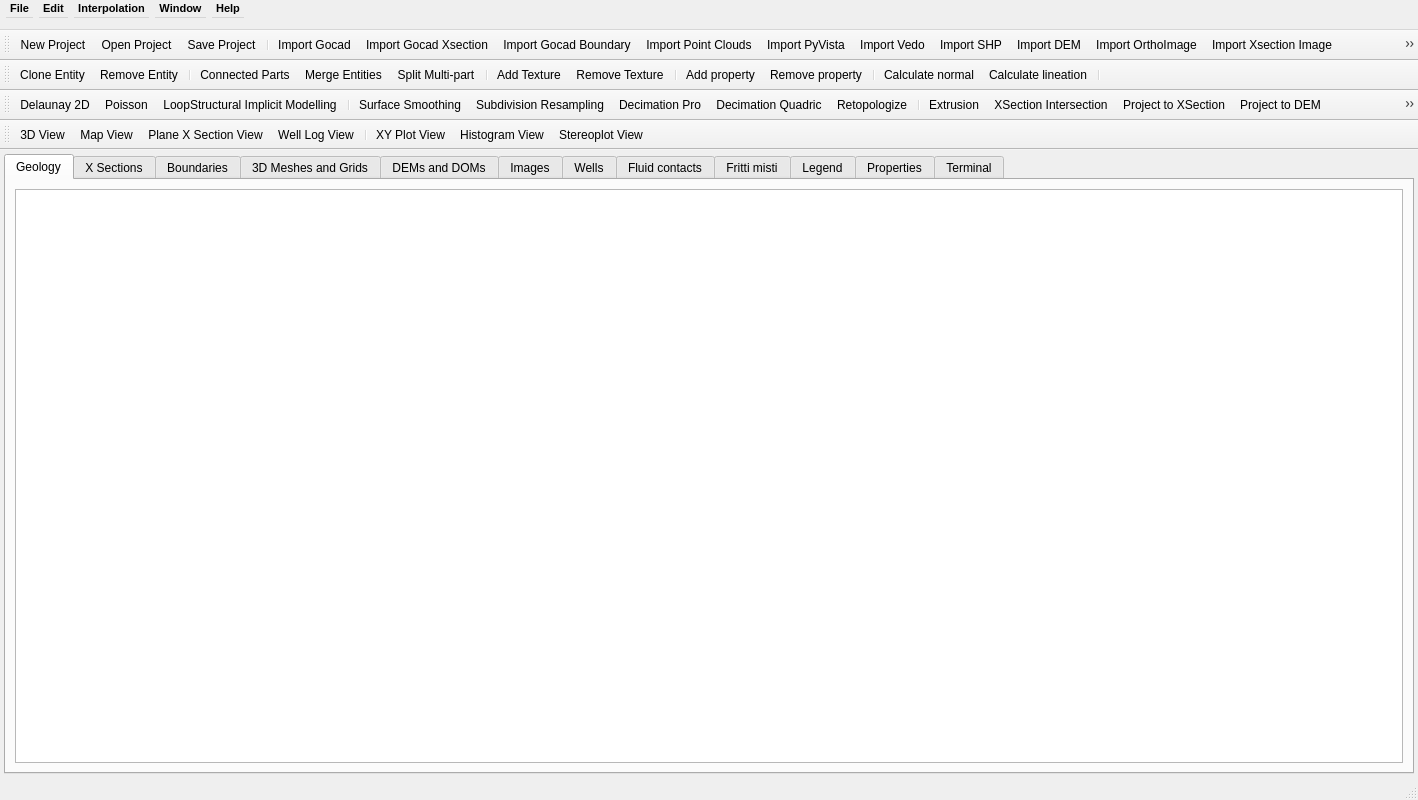
<?xml version="1.0" encoding="UTF-8"?>
<ui version="4.0">
 <class>ProjectWindow</class>
 <widget class="QMainWindow" name="ProjectWindow">
  <property name="geometry">
   <rect>
    <x>0</x>
    <y>0</y>
    <width>1418</width>
    <height>800</height>
   </rect>
  </property>
  <property name="sizePolicy">
   <sizepolicy hsizetype="MinimumExpanding" vsizetype="MinimumExpanding">
    <horstretch>0</horstretch>
    <verstretch>0</verstretch>
   </sizepolicy>
  </property>
  <property name="minimumSize">
   <size>
    <width>1280</width>
    <height>800</height>
   </size>
  </property>
  <property name="windowTitle">
   <string>PZero</string>
  </property>
  <property name="styleSheet">
   <string notr="true"/>
  </property>
  <property name="locale">
   <locale language="English" country="UnitedStates"/>
  </property>
  <widget class="QWidget" name="centralwidget">
   <property name="sizePolicy">
    <sizepolicy hsizetype="MinimumExpanding" vsizetype="MinimumExpanding">
     <horstretch>1</horstretch>
     <verstretch>1</verstretch>
    </sizepolicy>
   </property>
   <property name="minimumSize">
    <size>
     <width>1280</width>
     <height>470</height>
    </size>
   </property>
   <property name="baseSize">
    <size>
     <width>1280</width>
     <height>470</height>
    </size>
   </property>
   <property name="styleSheet">
    <string notr="true"/>
   </property>
   <layout class="QHBoxLayout" name="horizontalLayout">
    <property name="spacing">
     <number>8</number>
    </property>
    <property name="leftMargin">
     <number>4</number>
    </property>
    <property name="topMargin">
     <number>4</number>
    </property>
    <property name="rightMargin">
     <number>4</number>
    </property>
    <property name="bottomMargin">
     <number>4</number>
    </property>
    <item>
     <widget class="QTabWidget" name="tabCentral">
      <property name="sizePolicy">
       <sizepolicy hsizetype="MinimumExpanding" vsizetype="MinimumExpanding">
        <horstretch>1</horstretch>
        <verstretch>1</verstretch>
       </sizepolicy>
      </property>
      <property name="minimumSize">
       <size>
        <width>1272</width>
        <height>462</height>
       </size>
      </property>
      <property name="baseSize">
       <size>
        <width>1272</width>
        <height>462</height>
       </size>
      </property>
      <property name="currentIndex">
       <number>0</number>
      </property>
      <widget class="QWidget" name="tabGeology">
       <property name="sizePolicy">
        <sizepolicy hsizetype="MinimumExpanding" vsizetype="MinimumExpanding">
         <horstretch>1</horstretch>
         <verstretch>1</verstretch>
        </sizepolicy>
       </property>
       <property name="minimumSize">
        <size>
         <width>1266</width>
         <height>430</height>
        </size>
       </property>
       <property name="baseSize">
        <size>
         <width>1266</width>
         <height>430</height>
        </size>
       </property>
       <property name="toolTip">
        <string>Entities</string>
       </property>
       <property name="accessibleName">
        <string>Entities</string>
       </property>
       <attribute name="title">
        <string>Geology</string>
       </attribute>
       <attribute name="toolTip">
        <string>Geology</string>
       </attribute>
       <attribute name="whatsThis">
        <string>Geology</string>
       </attribute>
       <layout class="QVBoxLayout" name="verticalLayout_4">
        <item>
         <widget class="QTableView" name="GeologyTableView">
          <property name="sizePolicy">
           <sizepolicy hsizetype="Expanding" vsizetype="Expanding">
            <horstretch>0</horstretch>
            <verstretch>0</verstretch>
           </sizepolicy>
          </property>
          <property name="minimumSize">
           <size>
            <width>0</width>
            <height>0</height>
           </size>
          </property>
          <property name="baseSize">
           <size>
            <width>0</width>
            <height>0</height>
           </size>
          </property>
          <property name="toolTip">
           <string>Entities</string>
          </property>
          <property name="accessibleName">
           <string>Entities</string>
          </property>
          <property name="sortingEnabled">
           <bool>true</bool>
          </property>
         </widget>
        </item>
       </layout>
      </widget>
      <widget class="QWidget" name="tabXSections">
       <attribute name="title">
        <string>X Sections</string>
       </attribute>
       <attribute name="toolTip">
        <string>X Sections</string>
       </attribute>
       <attribute name="whatsThis">
        <string>X Sections</string>
       </attribute>
       <layout class="QVBoxLayout" name="verticalLayout_6">
        <item>
         <widget class="QTableView" name="XSectionsTableView">
          <property name="sortingEnabled">
           <bool>true</bool>
          </property>
         </widget>
        </item>
       </layout>
      </widget>
      <widget class="QWidget" name="tabBoundaries">
       <attribute name="title">
        <string>Boundaries</string>
       </attribute>
       <layout class="QVBoxLayout" name="verticalLayout">
        <item>
         <widget class="QTableView" name="BoundariesTableView">
          <property name="sortingEnabled">
           <bool>true</bool>
          </property>
         </widget>
        </item>
       </layout>
      </widget>
      <widget class="QWidget" name="tabMeshes3D">
       <attribute name="title">
        <string>3D Meshes and Grids</string>
       </attribute>
       <attribute name="toolTip">
        <string>3D Meshes and Grids</string>
       </attribute>
       <attribute name="whatsThis">
        <string>3D Meshes and Grids</string>
       </attribute>
       <layout class="QVBoxLayout" name="verticalLayout_7">
        <item>
         <widget class="QTableView" name="Meshes3DTableView">
          <property name="sortingEnabled">
           <bool>true</bool>
          </property>
         </widget>
        </item>
       </layout>
      </widget>
      <widget class="QWidget" name="tabDOMs">
       <attribute name="title">
        <string>DEMs and DOMs</string>
       </attribute>
       <attribute name="toolTip">
        <string>DEMs and DOMs</string>
       </attribute>
       <attribute name="whatsThis">
        <string>DEMs and DOMs</string>
       </attribute>
       <layout class="QVBoxLayout" name="verticalLayout_8">
        <item>
         <widget class="QTableView" name="DOMsTableView">
          <property name="sortingEnabled">
           <bool>true</bool>
          </property>
         </widget>
        </item>
       </layout>
      </widget>
      <widget class="QWidget" name="tabImages">
       <attribute name="title">
        <string>Images</string>
       </attribute>
       <attribute name="toolTip">
        <string>Images</string>
       </attribute>
       <attribute name="whatsThis">
        <string>Images</string>
       </attribute>
       <layout class="QVBoxLayout" name="verticalLayout_9">
        <item>
         <widget class="QTableView" name="ImagesTableView">
          <property name="sortingEnabled">
           <bool>true</bool>
          </property>
         </widget>
        </item>
       </layout>
      </widget>
      <widget class="QWidget" name="tabWells">
       <attribute name="title">
        <string>Wells</string>
       </attribute>
       <layout class="QVBoxLayout" name="verticalLayout_10">
        <item>
         <widget class="QTableView" name="WellsTableView"/>
        </item>
       </layout>
      </widget>
      <widget class="QWidget" name="tabFluids">
       <property name="enabled">
        <bool>true</bool>
       </property>
       <property name="contextMenuPolicy">
        <enum>Qt::DefaultContextMenu</enum>
       </property>
       <attribute name="title">
        <string>Fluid contacts</string>
       </attribute>
       <layout class="QVBoxLayout" name="verticalLayout_21">
        <item>
         <widget class="QTableView" name="FluidsTableView"/>
        </item>
       </layout>
      </widget>
      <widget class="QWidget" name="tabFritti">
       <attribute name="title">
        <string>Fritti misti</string>
       </attribute>
       <layout class="QVBoxLayout" name="verticalLayout_11">
        <item>
         <widget class="QTableView" name="FrittiTableView"/>
        </item>
       </layout>
      </widget>
      <widget class="QWidget" name="tabLegend">
       <property name="sizePolicy">
        <sizepolicy hsizetype="MinimumExpanding" vsizetype="MinimumExpanding">
         <horstretch>1</horstretch>
         <verstretch>1</verstretch>
        </sizepolicy>
       </property>
       <property name="minimumSize">
        <size>
         <width>1266</width>
         <height>430</height>
        </size>
       </property>
       <property name="baseSize">
        <size>
         <width>1266</width>
         <height>430</height>
        </size>
       </property>
       <property name="toolTip">
        <string>Legend</string>
       </property>
       <property name="accessibleName">
        <string>Legend</string>
       </property>
       <attribute name="title">
        <string>Legend</string>
       </attribute>
       <layout class="QVBoxLayout" name="verticalLayout_3">
        <item>
         <widget class="QTreeWidget" name="LegendTreeWidget">
          <property name="sizePolicy">
           <sizepolicy hsizetype="Expanding" vsizetype="Expanding">
            <horstretch>0</horstretch>
            <verstretch>0</verstretch>
           </sizepolicy>
          </property>
          <property name="minimumSize">
           <size>
            <width>0</width>
            <height>0</height>
           </size>
          </property>
          <property name="baseSize">
           <size>
            <width>0</width>
            <height>0</height>
           </size>
          </property>
          <property name="toolTip">
           <string>Legend</string>
          </property>
          <property name="accessibleName">
           <string>Legend</string>
          </property>
          <column>
           <property name="text">
            <string notr="true">1</string>
           </property>
          </column>
         </widget>
        </item>
       </layout>
      </widget>
      <widget class="QWidget" name="tabProperties">
       <property name="sizePolicy">
        <sizepolicy hsizetype="MinimumExpanding" vsizetype="MinimumExpanding">
         <horstretch>0</horstretch>
         <verstretch>0</verstretch>
        </sizepolicy>
       </property>
       <property name="minimumSize">
        <size>
         <width>1266</width>
         <height>430</height>
        </size>
       </property>
       <property name="baseSize">
        <size>
         <width>1266</width>
         <height>430</height>
        </size>
       </property>
       <property name="toolTip">
        <string>Properties</string>
       </property>
       <property name="toolTipDuration">
        <number>-3</number>
       </property>
       <property name="accessibleName">
        <string>Properties</string>
       </property>
       <attribute name="title">
        <string>Properties</string>
       </attribute>
       <layout class="QVBoxLayout" name="verticalLayout_2">
        <item>
         <widget class="QTableWidget" name="PropertiesTableWidget">
          <property name="sizePolicy">
           <sizepolicy hsizetype="Expanding" vsizetype="Expanding">
            <horstretch>0</horstretch>
            <verstretch>0</verstretch>
           </sizepolicy>
          </property>
          <property name="minimumSize">
           <size>
            <width>0</width>
            <height>0</height>
           </size>
          </property>
          <property name="baseSize">
           <size>
            <width>0</width>
            <height>0</height>
           </size>
          </property>
          <property name="toolTip">
           <string>Properties</string>
          </property>
          <property name="accessibleName">
           <string>Properties</string>
          </property>
         </widget>
        </item>
       </layout>
      </widget>
      <widget class="QWidget" name="tabTerminal">
       <property name="sizePolicy">
        <sizepolicy hsizetype="MinimumExpanding" vsizetype="MinimumExpanding">
         <horstretch>1</horstretch>
         <verstretch>1</verstretch>
        </sizepolicy>
       </property>
       <property name="minimumSize">
        <size>
         <width>1266</width>
         <height>430</height>
        </size>
       </property>
       <property name="baseSize">
        <size>
         <width>1266</width>
         <height>430</height>
        </size>
       </property>
       <property name="toolTip">
        <string>Terminal</string>
       </property>
       <property name="accessibleName">
        <string>Terminal</string>
       </property>
       <attribute name="title">
        <string>Terminal</string>
       </attribute>
       <attribute name="toolTip">
        <string>Terminal</string>
       </attribute>
       <attribute name="whatsThis">
        <string>Terminal</string>
       </attribute>
       <layout class="QVBoxLayout" name="verticalLayout_5">
        <item>
         <widget class="QPlainTextEdit" name="TextTerminal">
          <property name="sizePolicy">
           <sizepolicy hsizetype="Expanding" vsizetype="Expanding">
            <horstretch>0</horstretch>
            <verstretch>0</verstretch>
           </sizepolicy>
          </property>
          <property name="minimumSize">
           <size>
            <width>0</width>
            <height>0</height>
           </size>
          </property>
          <property name="baseSize">
           <size>
            <width>0</width>
            <height>0</height>
           </size>
          </property>
          <property name="toolTip">
           <string>Terminal</string>
          </property>
          <property name="accessibleName">
           <string>Terminal</string>
          </property>
          <property name="readOnly">
           <bool>true</bool>
          </property>
         </widget>
        </item>
       </layout>
      </widget>
     </widget>
    </item>
   </layout>
  </widget>
  <widget class="QMenuBar" name="menubar">
   <property name="geometry">
    <rect>
     <x>0</x>
     <y>0</y>
     <width>1418</width>
     <height>30</height>
    </rect>
   </property>
   <property name="sizePolicy">
    <sizepolicy hsizetype="MinimumExpanding" vsizetype="Fixed">
     <horstretch>0</horstretch>
     <verstretch>0</verstretch>
    </sizepolicy>
   </property>
   <property name="minimumSize">
    <size>
     <width>1280</width>
     <height>30</height>
    </size>
   </property>
   <property name="maximumSize">
    <size>
     <width>16777215</width>
     <height>30</height>
    </size>
   </property>
   <property name="baseSize">
    <size>
     <width>1280</width>
     <height>18</height>
    </size>
   </property>
   <property name="font">
    <font>
     <family>MS Shell Dlg 2</family>
     <pointsize>8</pointsize>
     <weight>75</weight>
     <bold>true</bold>
    </font>
   </property>
   <property name="autoFillBackground">
    <bool>false</bool>
   </property>
   <widget class="QMenu" name="menuFile">
    <property name="title">
     <string>File</string>
    </property>
    <addaction name="actionProjectNew"/>
    <addaction name="actionProjectOpen"/>
    <addaction name="actionProjectSave"/>
    <addaction name="separator"/>
    <addaction name="actionImportGocad"/>
    <addaction name="actionImportGocadXsection"/>
    <addaction name="actionImportGocadBoundary"/>
    <addaction name="actionImportPC"/>
    <addaction name="actionImportPyvista"/>
    <addaction name="actionImportVedo"/>
    <addaction name="actionImportSHP"/>
    <addaction name="actionImportDEM"/>
    <addaction name="actionImportOrthoImage"/>
    <addaction name="actionImportXsectionImage"/>
    <addaction name="actionImportWellData"/>
    <addaction name="actionImportSEGY"/>
    <addaction name="separator"/>
    <addaction name="actionExportCAD"/>
    <addaction name="actionExportVTK"/>
    <addaction name="separator"/>
    <addaction name="actionQuit"/>
   </widget>
   <widget class="QMenu" name="menuWindow">
    <property name="title">
     <string>Window</string>
    </property>
    <addaction name="actionView3D"/>
    <addaction name="actionViewMap"/>
    <addaction name="actionViewPlaneXsection"/>
    <addaction name="actionViewWellLog"/>
    <addaction name="separator"/>
    <addaction name="actionViewXYPlot"/>
    <addaction name="actionViewHistogram"/>
    <addaction name="actionViewStereoplot"/>
    <addaction name="separator"/>
   </widget>
   <widget class="QMenu" name="menuHelp">
    <property name="title">
     <string>Help</string>
    </property>
    <addaction name="actionHelp"/>
    <addaction name="actionAbout"/>
   </widget>
   <widget class="QMenu" name="menuEdit">
    <property name="title">
     <string>Edit</string>
    </property>
    <addaction name="actionEditEntityClone"/>
    <addaction name="actionEditEntityRemove"/>
    <addaction name="separator"/>
    <addaction name="actionConnectedParts"/>
    <addaction name="actionMergeEntities"/>
    <addaction name="actionSplitMultipart"/>
    <addaction name="actionDecimatePointCloud"/>
    <addaction name="separator"/>
    <addaction name="actionEditTextureAdd"/>
    <addaction name="actionEditTextureRemove"/>
    <addaction name="separator"/>
    <addaction name="actionAddProperty"/>
    <addaction name="actionRemoveProperty"/>
    <addaction name="separator"/>
    <addaction name="actionCalculateNormal"/>
    <addaction name="actionCalculateLineation"/>
    <addaction name="separator"/>
    <addaction name="actionBuildOctree"/>
   </widget>
   <widget class="QMenu" name="menuInterpolation_tools">
    <property name="title">
     <string>Interpolation</string>
    </property>
    <addaction name="actionDelaunay2DInterpolation"/>
    <addaction name="actionPoissonInterpolation"/>
    <addaction name="actionLoopStructuralImplicitModelling"/>
    <addaction name="separator"/>
    <addaction name="actionSurfaceSmoothing"/>
    <addaction name="actionSubdivisionResampling"/>
    <addaction name="actionDecimationPro"/>
    <addaction name="actionDecimationQuadric"/>
    <addaction name="actionRetopologize"/>
    <addaction name="separator"/>
    <addaction name="actionExtrusion"/>
    <addaction name="actionIntersectionXSection"/>
    <addaction name="actionProject2XSection"/>
    <addaction name="actionProject2DEM"/>
    <addaction name="actionSplitSurf"/>
   </widget>
   <addaction name="menuFile"/>
   <addaction name="menuEdit"/>
   <addaction name="menuInterpolation_tools"/>
   <addaction name="menuWindow"/>
   <addaction name="menuHelp"/>
  </widget>
  <widget class="QStatusBar" name="statusbar">
   <property name="sizePolicy">
    <sizepolicy hsizetype="MinimumExpanding" vsizetype="Fixed">
     <horstretch>0</horstretch>
     <verstretch>0</verstretch>
    </sizepolicy>
   </property>
  </widget>
  <widget class="QToolBar" name="toolbarFile">
   <property name="sizePolicy">
    <sizepolicy hsizetype="MinimumExpanding" vsizetype="Fixed">
     <horstretch>1</horstretch>
     <verstretch>1</verstretch>
    </sizepolicy>
   </property>
   <property name="minimumSize">
    <size>
     <width>1280</width>
     <height>30</height>
    </size>
   </property>
   <property name="maximumSize">
    <size>
     <width>16777215</width>
     <height>16777215</height>
    </size>
   </property>
   <property name="baseSize">
    <size>
     <width>1280</width>
     <height>30</height>
    </size>
   </property>
   <property name="windowTitle">
    <string>File</string>
   </property>
   <property name="toolTip">
    <string>File</string>
   </property>
   <property name="floatable">
    <bool>false</bool>
   </property>
   <attribute name="toolBarArea">
    <enum>TopToolBarArea</enum>
   </attribute>
   <attribute name="toolBarBreak">
    <bool>false</bool>
   </attribute>
   <addaction name="actionProjectNew"/>
   <addaction name="actionProjectOpen"/>
   <addaction name="actionProjectSave"/>
   <addaction name="separator"/>
   <addaction name="actionImportGocad"/>
   <addaction name="actionImportGocadXsection"/>
   <addaction name="actionImportGocadBoundary"/>
   <addaction name="actionImportPC"/>
   <addaction name="actionImportPyvista"/>
   <addaction name="actionImportVedo"/>
   <addaction name="actionImportSHP"/>
   <addaction name="actionImportDEM"/>
   <addaction name="actionImportOrthoImage"/>
   <addaction name="actionImportXsectionImage"/>
   <addaction name="actionImportWellData"/>
   <addaction name="actionImportSEGY"/>
   <addaction name="separator"/>
   <addaction name="actionExportCAD"/>
   <addaction name="actionExportVTK"/>
   <addaction name="separator"/>
   <addaction name="actionQuit"/>
  </widget>
  <widget class="QToolBar" name="toolBarEdit">
   <property name="sizePolicy">
    <sizepolicy hsizetype="MinimumExpanding" vsizetype="Fixed">
     <horstretch>1</horstretch>
     <verstretch>1</verstretch>
    </sizepolicy>
   </property>
   <property name="minimumSize">
    <size>
     <width>1280</width>
     <height>30</height>
    </size>
   </property>
   <property name="maximumSize">
    <size>
     <width>16777215</width>
     <height>16777215</height>
    </size>
   </property>
   <property name="baseSize">
    <size>
     <width>1280</width>
     <height>30</height>
    </size>
   </property>
   <property name="windowTitle">
    <string>Window</string>
   </property>
   <property name="toolTip">
    <string>Window</string>
   </property>
   <property name="toolButtonStyle">
    <enum>Qt::ToolButtonIconOnly</enum>
   </property>
   <property name="floatable">
    <bool>false</bool>
   </property>
   <attribute name="toolBarArea">
    <enum>TopToolBarArea</enum>
   </attribute>
   <attribute name="toolBarBreak">
    <bool>true</bool>
   </attribute>
   <addaction name="actionEditEntityClone"/>
   <addaction name="actionEditEntityRemove"/>
   <addaction name="separator"/>
   <addaction name="actionConnectedParts"/>
   <addaction name="actionMergeEntities"/>
   <addaction name="actionSplitMultipart"/>
   <addaction name="separator"/>
   <addaction name="actionEditTextureAdd"/>
   <addaction name="actionEditTextureRemove"/>
   <addaction name="separator"/>
   <addaction name="actionAddProperty"/>
   <addaction name="actionRemoveProperty"/>
   <addaction name="separator"/>
   <addaction name="actionCalculateNormal"/>
   <addaction name="actionCalculateLineation"/>
   <addaction name="separator"/>
  </widget>
  <widget class="QToolBar" name="toolBarInterpolation">
   <property name="sizePolicy">
    <sizepolicy hsizetype="Preferred" vsizetype="Fixed">
     <horstretch>0</horstretch>
     <verstretch>0</verstretch>
    </sizepolicy>
   </property>
   <property name="minimumSize">
    <size>
     <width>1280</width>
     <height>30</height>
    </size>
   </property>
   <property name="baseSize">
    <size>
     <width>1280</width>
     <height>30</height>
    </size>
   </property>
   <property name="windowTitle">
    <string>toolBar</string>
   </property>
   <attribute name="toolBarArea">
    <enum>TopToolBarArea</enum>
   </attribute>
   <attribute name="toolBarBreak">
    <bool>true</bool>
   </attribute>
   <addaction name="actionDelaunay2DInterpolation"/>
   <addaction name="actionPoissonInterpolation"/>
   <addaction name="actionLoopStructuralImplicitModelling"/>
   <addaction name="separator"/>
   <addaction name="actionSurfaceSmoothing"/>
   <addaction name="actionSubdivisionResampling"/>
   <addaction name="actionDecimationPro"/>
   <addaction name="actionDecimationQuadric"/>
   <addaction name="actionRetopologize"/>
   <addaction name="separator"/>
   <addaction name="actionExtrusion"/>
   <addaction name="actionIntersectionXSection"/>
   <addaction name="actionProject2XSection"/>
   <addaction name="actionProject2DEM"/>
   <addaction name="actionSplitSurf"/>
  </widget>
  <widget class="QToolBar" name="toolBarWindows">
   <property name="sizePolicy">
    <sizepolicy hsizetype="Preferred" vsizetype="Fixed">
     <horstretch>0</horstretch>
     <verstretch>0</verstretch>
    </sizepolicy>
   </property>
   <property name="minimumSize">
    <size>
     <width>1280</width>
     <height>30</height>
    </size>
   </property>
   <property name="maximumSize">
    <size>
     <width>16777215</width>
     <height>16777215</height>
    </size>
   </property>
   <property name="baseSize">
    <size>
     <width>1280</width>
     <height>30</height>
    </size>
   </property>
   <property name="windowTitle">
    <string>toolBar</string>
   </property>
   <attribute name="toolBarArea">
    <enum>TopToolBarArea</enum>
   </attribute>
   <attribute name="toolBarBreak">
    <bool>true</bool>
   </attribute>
   <addaction name="actionView3D"/>
   <addaction name="actionViewMap"/>
   <addaction name="actionViewPlaneXsection"/>
   <addaction name="actionViewWellLog"/>
   <addaction name="separator"/>
   <addaction name="actionViewXYPlot"/>
   <addaction name="actionViewHistogram"/>
   <addaction name="actionViewStereoplot"/>
  </widget>
  <action name="actionProjectNew">
   <property name="text">
    <string>New Project</string>
   </property>
  </action>
  <action name="actionProjectOpen">
   <property name="text">
    <string>Open Project</string>
   </property>
  </action>
  <action name="actionProjectSave">
   <property name="text">
    <string>Save Project</string>
   </property>
  </action>
  <action name="actionImportGocad">
   <property name="text">
    <string>Import Gocad</string>
   </property>
   <property name="toolTip">
    <string>Import Gocad</string>
   </property>
  </action>
  <action name="actionExportCAD">
   <property name="text">
    <string>Export CAD</string>
   </property>
  </action>
  <action name="actionQuit">
   <property name="text">
    <string>Quit</string>
   </property>
  </action>
  <action name="actionView3D">
   <property name="text">
    <string>3D View</string>
   </property>
  </action>
  <action name="actionViewPlaneXsection">
   <property name="text">
    <string>Plane X Section View</string>
   </property>
  </action>
  <action name="actionViewMap">
   <property name="text">
    <string>Map View</string>
   </property>
  </action>
  <action name="actionViewXYPlot">
   <property name="text">
    <string>XY Plot View</string>
   </property>
  </action>
  <action name="actionAbout">
   <property name="text">
    <string>About</string>
   </property>
  </action>
  <action name="actionHelp">
   <property name="text">
    <string>Help</string>
   </property>
  </action>
  <action name="actionViewWellLog">
   <property name="text">
    <string>Well Log View</string>
   </property>
  </action>
  <action name="actionViewStereoplot">
   <property name="text">
    <string>Stereoplot View</string>
   </property>
  </action>
  <action name="actionViewHistogram">
   <property name="text">
    <string>Histogram View</string>
   </property>
  </action>
  <action name="actionImportPyvista">
   <property name="text">
    <string>Import PyVista</string>
   </property>
  </action>
  <action name="actionImportVedo">
   <property name="text">
    <string>Import Vedo</string>
   </property>
  </action>
  <action name="actionImportDEM">
   <property name="text">
    <string>Import DEM</string>
   </property>
  </action>
  <action name="actionImportOrthoImage">
   <property name="text">
    <string>Import OrthoImage</string>
   </property>
  </action>
  <action name="actionEditEntityRemove">
   <property name="text">
    <string>Remove Entity</string>
   </property>
  </action>
  <action name="actionEditTextureAdd">
   <property name="text">
    <string>Add Texture</string>
   </property>
  </action>
  <action name="actionEditTextureRemove">
   <property name="text">
    <string>Remove Texture</string>
   </property>
  </action>
  <action name="actionEditEntityClone">
   <property name="text">
    <string>Clone Entity</string>
   </property>
  </action>
  <action name="actionImportGocadXsection">
   <property name="text">
    <string>Import Gocad Xsection</string>
   </property>
  </action>
  <action name="actionDelaunay2DInterpolation">
   <property name="checkable">
    <bool>false</bool>
   </property>
   <property name="text">
    <string>Delaunay 2D</string>
   </property>
  </action>
  <action name="actionMergeEntities">
   <property name="text">
    <string>Merge Entities</string>
   </property>
  </action>
  <action name="actionPoissonInterpolation">
   <property name="text">
    <string>Poisson</string>
   </property>
  </action>
  <action name="actionSurfaceSmoothing">
   <property name="text">
    <string>Surface Smoothing</string>
   </property>
  </action>
  <action name="actionExtrusion">
   <property name="text">
    <string>Extrusion</string>
   </property>
  </action>
  <action name="actionDecimationPro">
   <property name="text">
    <string>Decimation Pro</string>
   </property>
   <property name="toolTip">
    <string>DecimationPro</string>
   </property>
  </action>
  <action name="actionSubdivisionResampling">
   <property name="text">
    <string>Subdivision Resampling</string>
   </property>
  </action>
  <action name="actionDecimationQuadric">
   <property name="text">
    <string>Decimation Quadric</string>
   </property>
   <property name="toolTip">
    <string>DecimationQuadric</string>
   </property>
  </action>
  <action name="actionIntersectionXSection">
   <property name="text">
    <string>XSection Intersection</string>
   </property>
  </action>
  <action name="actionProject2DEM">
   <property name="text">
    <string>Project to DEM</string>
   </property>
  </action>
  <action name="actionLoopStructuralImplicitModelling">
   <property name="text">
    <string>LoopStructural Implicit Modelling</string>
   </property>
  </action>
  <action name="actionImportSEGY">
   <property name="text">
    <string>Import SEGY</string>
   </property>
  </action>
  <action name="actionCalculateNormal">
   <property name="text">
    <string>Calculate normal</string>
   </property>
   <property name="toolTip">
    <string>Calculate normal unit vector</string>
   </property>
  </action>
  <action name="actionCalculateLineation">
   <property name="text">
    <string>Calculate lineation</string>
   </property>
   <property name="toolTip">
    <string>Calculate lineation unit vector</string>
   </property>
  </action>
  <action name="actionAddProperty">
   <property name="text">
    <string>Add property</string>
   </property>
   <property name="toolTip">
    <string>Add empty property</string>
   </property>
  </action>
  <action name="actionRemoveProperty">
   <property name="text">
    <string>Remove property</string>
   </property>
  </action>
  <action name="actionProject2XSection">
   <property name="text">
    <string>Project to XSection</string>
   </property>
  </action>
  <action name="actionImportSHP">
   <property name="text">
    <string>Import SHP</string>
   </property>
  </action>
  <action name="actionImportGocadBoundary">
   <property name="text">
    <string>Import Gocad Boundary</string>
   </property>
  </action>
  <action name="actionImportXsectionImage">
   <property name="text">
    <string>Import Xsection Image</string>
   </property>
  </action>
  <action name="actionConnectedParts">
   <property name="text">
    <string>Connected Parts</string>
   </property>
  </action>
  <action name="actionSplitMultipart">
   <property name="text">
    <string>Split Multi-part</string>
   </property>
  </action>
  <action name="actionImportPC">
   <property name="text">
    <string>Import Point Clouds</string>
   </property>
  </action>
  <action name="actionImportWellData">
   <property name="text">
    <string>Import well data</string>
   </property>
  </action>
  <action name="actionExportVTK">
   <property name="text">
    <string>Export vtk</string>
   </property>
  </action>
  <action name="actionSplitSurf">
   <property name="text">
    <string>Split surfaces</string>
   </property>
  </action>
  <action name="actionRetopologize">
   <property name="text">
    <string>Retopologize</string>
   </property>
  </action>
  <action name="actionBuildOctree">
   <property name="text">
    <string>Build octree</string>
   </property>
  </action>
  <action name="actionDecimatePointCloud">
   <property name="text">
    <string>Decimate point cloud</string>
   </property>
  </action>
 </widget>
 <resources/>
 <connections/>
</ui>
